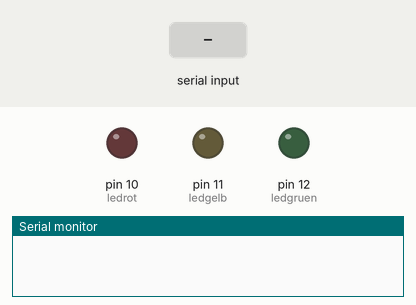
Bench run of a sketch on a simulated Arduino Uno, built with avr-gcc and run on an emulated ATmega328P. On the bench: output pins drawn as LEDs (lit = HIGH), the last lines printed to the serial monitor. Dashed ring = blinking. The inputs (shaded band) are chosen by the test bench.

Above: at 1.2 s.
1.3 s: "N\n" received over Serial
At 3.7 s:
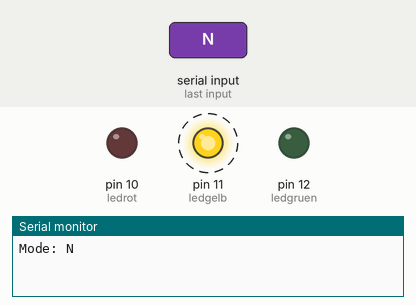
4.3 s: "S\n" received over Serial
At 5.8 s:
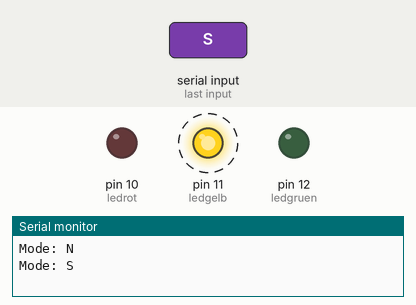
6.4 s: "R\n" received over Serial
At 7.7 s:
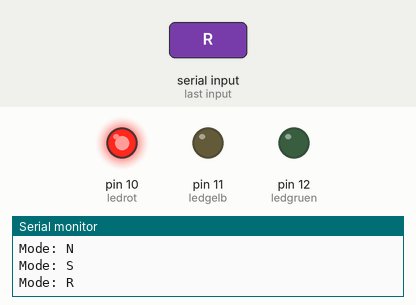
Timing chart, 0 to 9.4 s (numbered marks = the images above; inputs shaded):
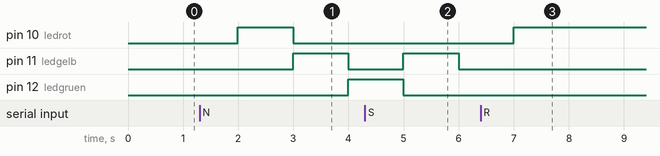

The sketch:

LW8.ino
```cpp
int ledrot=10;
int ledgelb=11;
int ledgruen=12;
int cnt=0;
int state=1;
char mode = '0';

void setup(){
  pinMode(ledrot, OUTPUT);
  pinMode(ledgelb, OUTPUT);
  pinMode(ledgruen, OUTPUT);
  Serial.begin(9600);
}

void loop(){
  while(Serial.available()){
    char temp = Serial.read();
    if(temp != '\n'){
      mode = temp;
      Serial.print("Mode: ");
      Serial.print(mode);
      Serial.print('\n');
    }
  }

  cnt++;
  if(cnt==100)
  {
    cnt=0;
    Statemachine();
  }

  delay(10);
}

void Statemachine(){
  switch(mode){
    case 'N':
      switch(state)
        {
          case 1:
          digitalWrite(ledrot, HIGH);
          digitalWrite(ledgelb, LOW);
          digitalWrite(ledgruen, LOW);
          state++;
          break;

          case 2:
          digitalWrite(ledrot, LOW);
          digitalWrite(ledgelb, HIGH);
          digitalWrite(ledgruen, LOW);
          state++;
          break;

          case 3:
          digitalWrite(ledrot, LOW);
          digitalWrite(ledgelb, LOW);
          digitalWrite(ledgruen, HIGH);
          state++;
          break;

          case 4:
          digitalWrite(ledrot, LOW);
          digitalWrite(ledgelb, HIGH);
          digitalWrite(ledgruen, LOW);
          state=1;
          break;
       }
    break;

   case 'S':
      if(state%2==0){
        digitalWrite(ledrot, LOW);
        digitalWrite(ledgelb, HIGH);
        digitalWrite(ledgruen, LOW);
      }
      else{
        digitalWrite(ledrot, LOW);
        digitalWrite(ledgelb, LOW);
        digitalWrite(ledgruen, LOW);
      }
      if(state == 4){
        state=1;
      }
      else{
        state++;
      }
      break;

    case 'R':
      digitalWrite(ledrot, HIGH);
      digitalWrite(ledgelb, LOW);
      digitalWrite(ledgruen, LOW);
      break;

    case 'G':
      digitalWrite(ledrot, LOW);
      digitalWrite(ledgelb, LOW);
      digitalWrite(ledgruen, HIGH);
      break;
  }
}
```

Measured:
- after the input at 1.3 s, pin 10 (ledrot): LOW → HIGH after 0.69 s, → LOW 1.0 s later; pin 11 (ledgelb): LOW → HIGH after 1.7 s, → LOW 1.0 s later; pin 12 (ledgruen): LOW → HIGH after 2.7 s
- after the input at 4.3 s, pin 10 (ledrot): stays LOW (without the input it goes to HIGH after 1.7 s)
- after the input at 6.4 s, pin 10 (ledrot): LOW → HIGH after 0.60 s; pin 11 (ledgelb): stops changing and stays LOW
